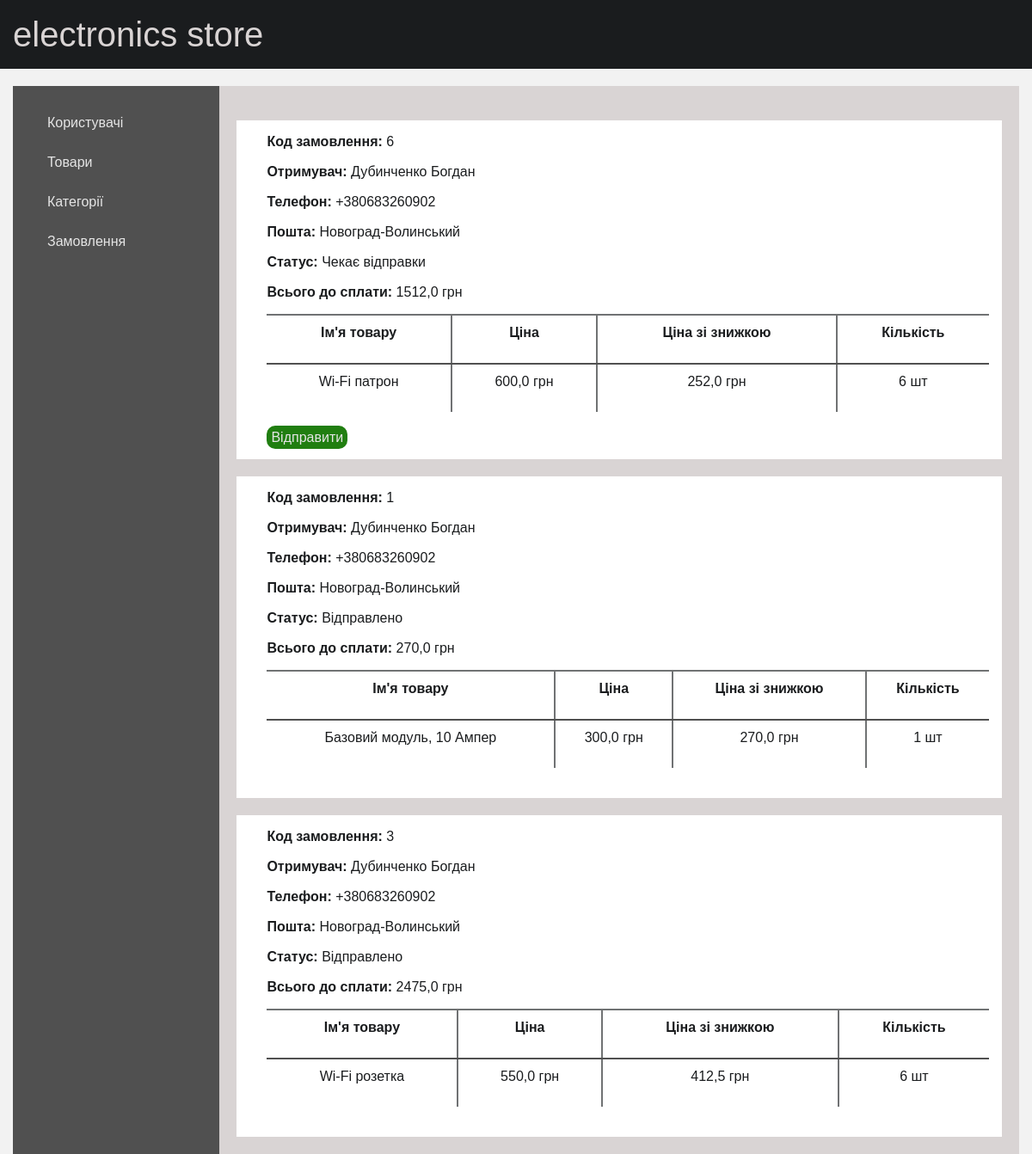
Screenshot of /admin_panel/order_db with the database file from the repository.
### main/models.py (models this page shows, shortened)
class Profile(models.Model):
    user = models.OneToOneField(User, on_delete=models.CASCADE)
    phone_regex = RegexValidator(regex=r'^(\+?(38))?[-\(]?\d{3}\)?-?\d{3}-?\d{2}-?\d{2}$', message="Номер телефону повинен бути в форматі '+380XXXXXXXXX'")
    phone_number = models.CharField(validators=[phone_regex], max_length=13, null=True, blank=True)
    mail_address = models.CharField(max_length=100, null=True, blank=True)
    class Meta:
        verbose_name = 'Профіль'
        verbose_name_plural = 'Профіль'

class OrderItems(models.Model):
    order = models.ForeignKey(Order, on_delete=models.CASCADE, related_name='orderItems')
    product = models.ForeignKey(Product, on_delete=models.CASCADE)
    quantity = models.PositiveIntegerField(default=0, max_length=5)
    class Meta:
        verbose_name = 'Замовленні товари'
        verbose_name_plural = 'Замовленні товари'

class Product(models.Model):
    name = models.CharField('Назва товару', max_length=70)
    image = models.ImageField(upload_to="photo/%Y/%m/%d/", null=True, blank=True)
    description = models.TextField('Опис продукту', null=True)
    price = models.FloatField('Ціна')
    discount = models.IntegerField('Знижка', max_length=3)
    discounted_price = models.FloatField('Ціна зі знижкою', max_length=20, default=0)
    number = models.IntegerField('Кількість', max_length=10)
    categories = models.ForeignKey(ProductCategory, null=True, on_delete=models.SET_NULL)
    time_create = models.DateTimeField(auto_now_add=True)
    time_update = models.DateTimeField(auto_now=True)
    class Meta:  # змінюємо назву таблиці для адміна
        verbose_name = 'Тавар'
        verbose_name_plural = 'Товари'

### admin_module/views.py (the view)
# urls.py: path('admin_panel/order_db', views.order_db, name='order_db'),
def order_db(request):
    orders_and_items = []
    orders = Order.objects.all().order_by('order_status')
    for i in range(orders.count()):
        sum_price = 0
        items = OrderItems.objects.filter(order=orders[i])
        for j in range(items.count()):
            sum_price += items[j].product.discounted_price * items[j].quantity
        orders_and_items.append(
            {"id": orders[i].id,
             "user": orders[i].user.last_name + " " + orders[i].user.first_name,
             "tel": Profile.objects.get(user=orders[i].user),
             "status": orders[i].order_status,
             "sum_price": sum_price,
             "items": items})
    context = {
        'title': 'Замовлення',
        'orders': orders_and_items
    }
    return render(request, 'admin_module/order.html', context)

### admin_module/templates/admin_module/order.html
{% extends 'admin_module/admin_panel.html' %}
{% block info_item %}
    {% if orders %}
        {% for order in orders %}
            <div class="admin_panel_product">
                <div class="product_info">
                    <p><b>Код замовлення: </b>{{ order.id }}</p>
                    <p><b>Отримувач: </b>{{ order.user }}</p>
                    <p><b>Телефон: </b>{{ order.tel.phone_number }}</p>
                    <p><b>Пошта: </b>{{ order.tel.mail_address }}</p>
                    <p><b>Статус: </b>
                            {% if not order.status %}
                                Чекає відправки
                            {% else %}
                                Відправлено
                            {% endif %}
                    </p>
                    <p><b>Всього до сплати: </b></b>{{ order.sum_price }} грн</p>
                    <div class="items__order">
                            <table class="table__items__order">
                                <tr>
                                    <th>
                                        <p>Ім'я товару</p>
                                    </th>
                                    <th>
                                        <p>Ціна</p>
                                    </th>
                                    <th>
                                        <p>Ціна зі знижкою</p>
                                    </th>
                                    <th>
                                        <p>Кількість</p>
                                    </th>
                                </tr>
                                {% for item in order.items %}
                                <tr>
                                    <td>
                                        <p>{{ item.product.name }}</p>
                                    </td>
                                    <td>
                                        <p>{{ item.product.price }} грн</p>
                                    </td>
                                    <td>
                                        <p>{{ item.product.discounted_price }} грн</p>
                                    </td>
                                    <td>
                                        <p>{{ item.quantity }} шт</p>
                                    </td>
                                </tr>
                                {% endfor %}
                            </table>
                        </div>
                    {% if not order.status %}
                        <a href="order_db/{{ order.id }}/order_shipped" class="button_edit">Відправити</a>
                    {% endif %}
                </div>
            </div>
        {% endfor %}
    {% else %}
        <p>Список з замовленнями пустий</p>
    {% endif %}
{% endblock %}

### main/static/style_admin_panel.css (style rules this page uses)
a { text-decoration: none; color: #e5e5e5; }
table { width: 100%; border-collapse: collapse; margin-bottom: 20px; }
td, th { border: 2px solid #707273; text-align: center; padding: 10px; }
.button_edit, .button_delete { background: #207e10; padding: 5px; border-radius: 10px; }
td:last-child { border: 0 solid; border-block: 1px solid; }
.admin_panel_product { width: 100%; background: white; padding: 15px; margin-top: 20px; display: flex; }
.product_info { margin-left: 20px; width: 100%; line-height: 20px; }
.product_info p { margin-bottom: 15px; }
.table__items__order tr th:last-child { border-right: none; }

### main/static/style.css (style rules this page uses)
*, *::before, *::after { padding: 0; margin: 0; border: 0; box-sizing: border-box; }
a { text-decoration: none; }
html, body { height: 100%; line-height: 1; font-size: 16px; color: #1a1c1e; font-family: Verdana, sans-serif; background-color: #f2f2f2; }
.table__items__order { width: 100%; }
.table__items__order tr th, .table__items__order tr td { border-bottom: 2px solid #505050; border-left: 2px solid #505050; padding: 10px; }
.table__items__order tr:last-child th, .table__items__order tr:last-child td { border-bottom: none; }
.table__items__order tr th:first-child, .table__items__order tr td:first-child { border-left: none; }

### rows the page displays
Profile: id "6", user "Дубинченко Богдан", tel.phone_number "+380683260902", tel.mail_address "Новоград-Волинський", shows "Чекає відправки", sum_price "1512,0", id "1", sum_price "270,0", id "3", sum_price "2475,0"
OrderItems: product.name "Wi-Fi патрон", product.price "600,0", product.discounted_price "252,0", quantity "6"
OrderItems: product.name "Базовий модуль, 10 Ампер", product.price "300,0", product.discounted_price "270,0", quantity "1"
OrderItems: product.name "Wi-Fi розетка", product.price "550,0", product.discounted_price "412,5", quantity "6"
